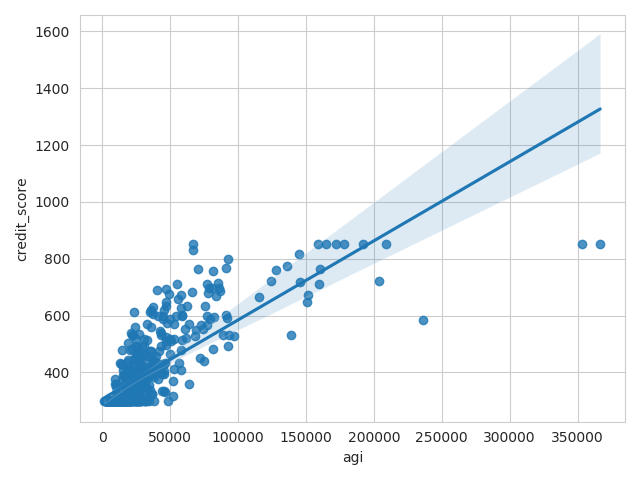

This chart was generated by the following Python code:
import matplotlib.pyplot as plt
import pandas as pd
import seaborn as sns

credit = pd.read_csv("build/research/Example_V1/credit_scores.txt",
                     sep="|",
                     usecols=["sirad_id", "credit_score"],
                     index_col="sirad_id")

tax = pd.read_csv("build/research/Example_V1/tax.txt",
                  sep="|",
                  usecols=["sirad_id", "agi"],
                  index_col="sirad_id")

df = credit.join(tax, how="inner")

print(df.head())

sns.set_style("whitegrid")
sns.regplot("agi", "credit_score", data=df, truncate=True)
plt.tight_layout()
plt.savefig("scatterplot.png")

